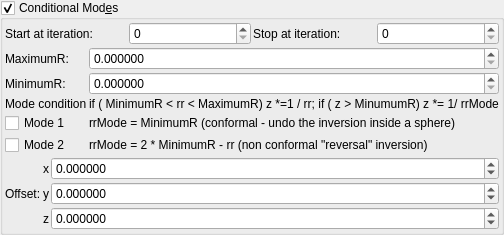
    <widget class="MyGroupBox" name="groupCheck_transf_function_enabledCx_false">
     <property name="toolTip">
      <string/>
     </property>
     <property name="title">
      <string>Conditional Mod&amp;es</string>
     </property>
     <property name="checkable">
      <bool>true</bool>
     </property>
     <layout class="QVBoxLayout" name="verticalLayout_29" stretch="0,0,0">
      <property name="spacing">
       <number>2</number>
      </property>
      <property name="leftMargin">
       <number>2</number>
      </property>
      <property name="topMargin">
       <number>2</number>
      </property>
      <property name="rightMargin">
       <number>2</number>
      </property>
      <property name="bottomMargin">
       <number>2</number>
      </property>
      <item>
       <layout class="QGridLayout" name="gridLayout_63">
        <property name="spacing">
         <number>2</number>
        </property>
        <item row="1" column="1">
         <widget class="MySpinBox" name="spinboxInt_transf_start_iterations_C">
          <property name="sizePolicy">
           <sizepolicy hsizetype="Minimum" vsizetype="Maximum">
            <horstretch>0</horstretch>
            <verstretch>0</verstretch>
           </sizepolicy>
          </property>
          <property name="maximum">
           <number>999</number>
          </property>
         </widget>
        </item>
        <item row="1" column="0">
         <widget class="QLabel" name="label_248">
          <property name="text">
           <string>Start at iteration:</string>
          </property>
         </widget>
        </item>
        <item row="1" column="2">
         <widget class="QLabel" name="label_249">
          <property name="text">
           <string>Stop at iteration:</string>
          </property>
         </widget>
        </item>
        <item row="1" column="3">
         <widget class="MySpinBox" name="spinboxInt_transf_stop_iterations_C">
          <property name="sizePolicy">
           <sizepolicy hsizetype="Minimum" vsizetype="Maximum">
            <horstretch>0</horstretch>
            <verstretch>0</verstretch>
           </sizepolicy>
          </property>
          <property name="maximum">
           <number>999</number>
          </property>
         </widget>
        </item>
       </layout>
      </item>
      <item>
       <layout class="QGridLayout" name="gridLayout_28" columnstretch="0,0,0,1">
        <property name="spacing">
         <number>2</number>
        </property>
        <item row="2" column="3">
         <widget class="QLabel" name="label_22">
          <property name="text">
           <string>if (  MinimumR  &lt; rr &lt; MaximumR)  z *=1 / rr;
if ( z &gt; MinumumR) z *= 1/  rrMode</string>
          </property>
         </widget>
        </item>
        <item row="2" column="1">
         <widget class="QLabel" name="label_23">
          <property name="text">
           <string>Mode condition</string>
          </property>
         </widget>
        </item>
        <item row="3" column="1">
         <widget class="MyCheckBox" name="checkBox_transf_function_enabled_false">
          <property name="text">
           <string>Mode 1</string>
          </property>
         </widget>
        </item>
        <item row="0" column="3">
         <widget class="MyDoubleSpinBox" name="spinbox_mandelbox_folding_fixed_radius">
          <property name="sizePolicy">
           <sizepolicy hsizetype="Minimum" vsizetype="Maximum">
            <horstretch>0</horstretch>
            <verstretch>0</verstretch>
           </sizepolicy>
          </property>
          <property name="prefix">
           <string/>
          </property>
          <property name="suffix">
           <string/>
          </property>
          <property name="decimals">
           <number>6</number>
          </property>
          <property name="minimum">
           <double>0.000000000000000</double>
          </property>
          <property name="maximum">
           <double>999.999000000000024</double>
          </property>
          <property name="singleStep">
           <double>0.100000000000000</double>
          </property>
         </widget>
        </item>
        <item row="0" column="1">
         <widget class="QLabel" name="label_16">
          <property name="text">
           <string>MaximumR:</string>
          </property>
         </widget>
        </item>
        <item row="1" column="1">
         <widget class="QLabel" name="label_47">
          <property name="text">
           <string>MinimumR:</string>
          </property>
         </widget>
        </item>
        <item row="4" column="1">
         <widget class="MyCheckBox" name="checkBox_transf_function_enabledx_false">
          <property name="text">
           <string>Mode 2</string>
          </property>
         </widget>
        </item>
        <item row="3" column="3">
         <widget class="QLabel" name="label_21">
          <property name="text">
           <string>rrMode = MinimumR (conformal - undo the inversion inside a sphere)</string>
          </property>
          <property name="wordWrap">
           <bool>true</bool>
          </property>
         </widget>
        </item>
        <item row="4" column="3">
         <widget class="QLabel" name="label_48">
          <property name="text">
           <string>rrMode = 2 * MinimumR - rr (non conformal &quot;reversal&quot; inversion)</string>
          </property>
          <property name="wordWrap">
           <bool>true</bool>
          </property>
         </widget>
        </item>
        <item row="1" column="3">
         <widget class="MyDoubleSpinBox" name="spinbox_transf_minimum_radius_0">
          <property name="sizePolicy">
           <sizepolicy hsizetype="Minimum" vsizetype="Maximum">
            <horstretch>0</horstretch>
            <verstretch>0</verstretch>
           </sizepolicy>
          </property>
          <property name="prefix">
           <string/>
          </property>
          <property name="suffix">
           <string/>
          </property>
          <property name="decimals">
           <number>6</number>
          </property>
          <property name="minimum">
           <double>0.000000000000000</double>
          </property>
          <property name="maximum">
           <double>999.999000000000024</double>
          </property>
          <property name="singleStep">
           <double>0.100000000000000</double>
          </property>
         </widget>
        </item>
       </layout>
      </item>
      <item>
       <layout class="QGridLayout" name="gridLayout_64" columnstretch="0,0,1">
        <property name="spacing">
         <number>2</number>
        </property>
        <item row="2" column="2">
         <widget class="MyDoubleSpinBox" name="spinbox3_mandelbox_offset_z">
          <property name="sizePolicy">
           <sizepolicy hsizetype="Minimum" vsizetype="Maximum">
            <horstretch>0</horstretch>
            <verstretch>0</verstretch>
           </sizepolicy>
          </property>
          <property name="prefix">
           <string/>
          </property>
          <property name="suffix">
           <string/>
          </property>
          <property name="decimals">
           <number>6</number>
          </property>
          <property name="minimum">
           <double>-99.989999999999995</double>
          </property>
          <property name="maximum">
           <double>99.989999999999995</double>
          </property>
          <property name="singleStep">
           <double>0.100000000000000</double>
          </property>
         </widget>
        </item>
        <item row="1" column="0">
         <widget class="QLabel" name="label_259">
          <property name="text">
           <string>Offset:</string>
          </property>
         </widget>
        </item>
        <item row="1" column="1">
         <widget class="QLabel" name="label_119">
          <property name="sizePolicy">
           <sizepolicy hsizetype="Preferred" vsizetype="Preferred">
            <horstretch>0</horstretch>
            <verstretch>0</verstretch>
           </sizepolicy>
          </property>
          <property name="text">
           <string notr="true">y</string>
          </property>
          <property name="alignment">
           <set>Qt::AlignRight|Qt::AlignTrailing|Qt::AlignVCenter</set>
          </property>
         </widget>
        </item>
        <item row="0" column="2">
         <widget class="MyDoubleSpinBox" name="spinbox3_mandelbox_offset_x">
          <property name="sizePolicy">
           <sizepolicy hsizetype="Minimum" vsizetype="Maximum">
            <horstretch>0</horstretch>
            <verstretch>0</verstretch>
           </sizepolicy>
          </property>
          <property name="prefix">
           <string/>
          </property>
          <property name="suffix">
           <string/>
          </property>
          <property name="decimals">
           <number>6</number>
          </property>
          <property name="minimum">
           <double>-99.989999999999995</double>
          </property>
          <property name="maximum">
           <double>99.989999999999995</double>
          </property>
          <property name="singleStep">
           <double>0.100000000000000</double>
          </property>
         </widget>
        </item>
        <item row="0" column="1">
         <widget class="QLabel" name="label_118">
          <property name="sizePolicy">
           <sizepolicy hsizetype="Preferred" vsizetype="Preferred">
            <horstretch>0</horstretch>
            <verstretch>0</verstretch>
           </sizepolicy>
          </property>
          <property name="text">
           <string notr="true">x</string>
          </property>
          <property name="alignment">
           <set>Qt::AlignRight|Qt::AlignTrailing|Qt::AlignVCenter</set>
          </property>
         </widget>
        </item>
        <item row="2" column="1">
         <widget class="QLabel" name="label_127">
          <property name="sizePolicy">
           <sizepolicy hsizetype="Preferred" vsizetype="Preferred">
            <horstretch>0</horstretch>
            <verstretch>0</verstretch>
           </sizepolicy>
          </property>
          <property name="text">
           <string notr="true">z</string>
          </property>
          <property name="alignment">
           <set>Qt::AlignRight|Qt::AlignTrailing|Qt::AlignVCenter</set>
          </property>
         </widget>
        </item>
        <item row="1" column="2">
         <widget class="MyDoubleSpinBox" name="spinbox3_mandelbox_offset_y">
          <property name="sizePolicy">
           <sizepolicy hsizetype="Minimum" vsizetype="Maximum">
            <horstretch>0</horstretch>
            <verstretch>0</verstretch>
           </sizepolicy>
          </property>
          <property name="prefix">
           <string/>
          </property>
          <property name="suffix">
           <string/>
          </property>
          <property name="decimals">
           <number>6</number>
          </property>
          <property name="minimum">
           <double>-99.989999999999995</double>
          </property>
          <property name="maximum">
           <double>99.989999999999995</double>
          </property>
          <property name="singleStep">
           <double>0.100000000000000</double>
          </property>
         </widget>
        </item>
       </layout>
      </item>
     </layout>
    </widget>
